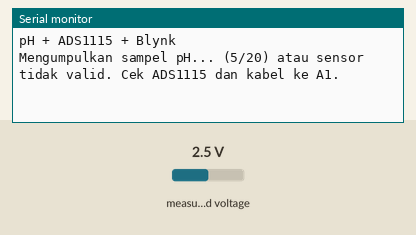
Simulated run of this sketch. Board: ESP32. Shown: the last lines printed to the serial monitor. Inputs (shaded band) come from the test bench; at power-on: measured voltage 2.5 V. WiFi joins after 1.5 s; servers stay silent unless stated.

Above: at 1.2 s.
1.3 s: measured voltage set to 3.8 V
At 4.2 s:
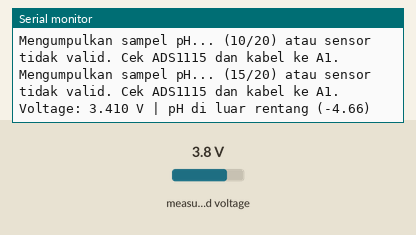
4.3 s: measured voltage set to 0.1 V
At 6.8 s:
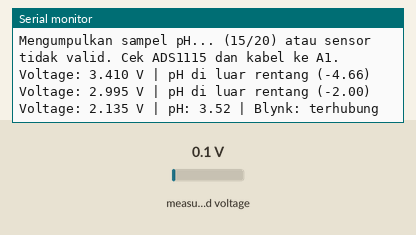
Timing chart, 0 to 8.3 s (numbered marks = the images above; inputs shaded):
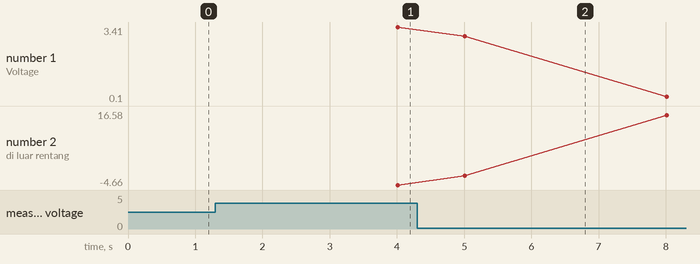

Measured:
- after the input at 1.3 s, the serial monitor: prints a new line after 2.7 s (image 1)
- after the input at 4.3 s, the serial monitor: prints a new line after 0.71 s (image 2)
- plotted number 1: 3.41 → 0.1 after the input at 4.3 s
- plotted number 2: -4.66 → 16.58 after the input at 4.3 s

The sketch:

pH-4502C_Nilai_pH.ino
```cpp
#define BLYNK_TEMPLATE_ID   "TMPL6RoDzw7vu"
#define BLYNK_TEMPLATE_NAME "Potential Hydrogen"
#define BLYNK_AUTH_TOKEN    "O4kjZvgf_Ev_dNcVOGgAcHn_oCsJKRde"

#include <WiFi.h>
#include <Wire.h>
#include <Adafruit_ADS1X15.h>
#include <BlynkSimpleEsp32_SSL.h>

const char* ssid     = "Kos Pria Tampan";
const char* password = "kosanpriatampan03";

const int     SDA_PIN     = 21;
const int     SCL_PIN     = 22;
const uint8_t ADS_ADDRESS = 0x48;
const uint8_t PH_CHANNEL  = 1;

const float PH_SCALE      = 1.0;
const float PH_MAX_VOLT   = 5.0;
const float PH_SLOPE      = -6.418;
const float PH_OFFSET     = 17.226;
const float PH_CORRECTION = 0.00;
const int PH_SAMPLES = 20;
float phBuffer[PH_SAMPLES] = {};
float phTotal = 0;
int   phIndex = 0;
int   phCount = 0;

const unsigned long SAMPLE_INTERVAL = 200;
const unsigned long SEND_INTERVAL   = 1000;
const unsigned long LINK_INTERVAL   = 5000;

#define VPIN_PH V4

Adafruit_ADS1115 ads;
BlynkTimer timer;
bool adsReady = false;
float lastVoltage = NAN;

bool i2cAvailable() {
  Wire.beginTransmission(ADS_ADDRESS);
  return Wire.endTransmission() == 0;
}

bool startADS() {
  if (!i2cAvailable()) return false;
  if (!ads.begin(ADS_ADDRESS)) return false;
  ads.setGain(GAIN_TWOTHIRDS);
  ads.setDataRate(RATE_ADS1115_128SPS);
  return true;
}

void resetBuffer() {
  phTotal = 0; phIndex = 0; phCount = 0;
  for (int i = 0; i < PH_SAMPLES; i++) phBuffer[i] = 0;
}
float readPHVoltage() {
  if (!adsReady || !i2cAvailable()) { adsReady = false; return NAN; }
  int16_t raw = ads.readADC_SingleEnded(PH_CHANNEL);
  if (!i2cAvailable()) { adsReady = false; return NAN; }
  float volts = ads.computeVolts(raw) * PH_SCALE;
  if (volts <= 0.01f || volts >= PH_MAX_VOLT) return NAN;
  return volts;
}

void takeSample() {
  float volts = readPHVoltage();
  if (isnan(volts)) {
    resetBuffer();
    lastVoltage = NAN;
    return;
  }
  if (phCount == PH_SAMPLES) phTotal -= phBuffer[phIndex];
  else phCount++;
  phBuffer[phIndex] = volts;
  phTotal += volts;
  phIndex = (phIndex + 1) % PH_SAMPLES;
  lastVoltage = volts;
}

void sendPH() {
  if (phCount < PH_SAMPLES) {
    Serial.printf("Mengumpulkan sampel pH... (%d/%d) atau sensor tidak valid. Cek ADS1115 dan kabel ke A1.\n",
                  phCount, PH_SAMPLES);
    return;
  }

  float voltage = phTotal / phCount;
  float pH = PH_SLOPE * voltage + PH_OFFSET + PH_CORRECTION;

  if (!isfinite(pH) || pH < 0 || pH > 14) {
    Serial.printf("Voltage: %.3f V | pH di luar rentang (%.2f)\n", voltage, pH);
    return;
  }

  Serial.printf("Voltage: %.3f V | pH: %.2f | Blynk: %s\n",
                voltage, pH, Blynk.connected() ? "terhubung" : "putus");

  if (Blynk.connected()) Blynk.virtualWrite(VPIN_PH, pH);
}

void keepLinks() {
  if (WiFi.status() != WL_CONNECTED) {
    WiFi.reconnect();
  } else if (!Blynk.connected()) {
    Blynk.connect(2000);
  }
  if (!adsReady) {
    adsReady = startADS();
    if (adsReady) Serial.println("ADS1115 terdeteksi.");
  }
}

void setup() {
  Serial.begin(115200);
  Serial.println("pH + ADS1115 + Blynk");

  Wire.begin(SDA_PIN, SCL_PIN);
  Wire.setClock(100000);
  Wire.setTimeOut(20);

  adsReady = startADS();
  if (!adsReady) Serial.println("ADS1115 tidak terdeteksi. Periksa I2C.");

  WiFi.mode(WIFI_STA);
  WiFi.begin(ssid, password);
  Blynk.config(BLYNK_AUTH_TOKEN);

  timer.setInterval(SAMPLE_INTERVAL, takeSample);
  timer.setInterval(SEND_INTERVAL, sendPH);
  timer.setInterval(LINK_INTERVAL, keepLinks);
}

void loop() {
  if (WiFi.status() == WL_CONNECTED && Blynk.connected()) Blynk.run();
  timer.run();
}
```
